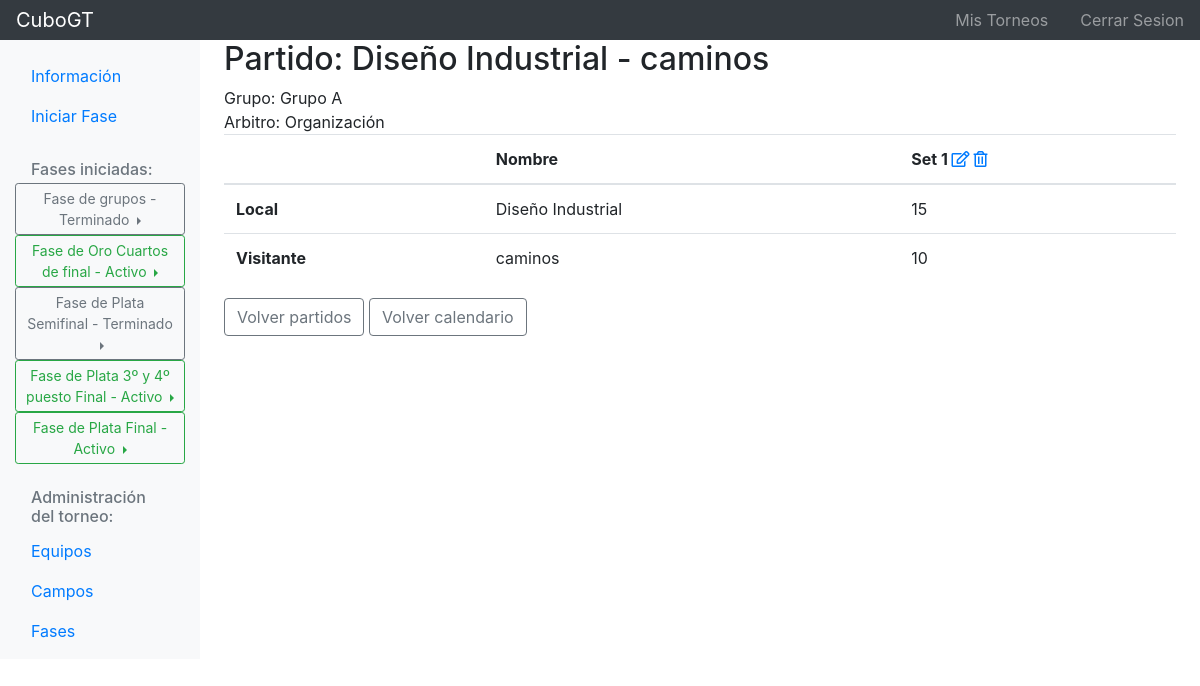
/es/gt/torneo/13/fase/58/grupo/130/partido/277 (signed in), run on the app's committed database.
### cubogt/models.py (models this page shows, shortened)
class Fase(models.Model):
	torneo = models.ForeignKey('Torneo', on_delete=models.CASCADE)
	equipos = models.ManyToManyField('Equipo')
	campos = models.ManyToManyField('Campo')
	numero_activacion = models.IntegerField(null=True, default=None)
	nombre = models.CharField(max_length=100)
	prefijo_eliminatoria = models.CharField(max_length=100, default=nombre)
	tipo_fase = models.IntegerField(choices=TIPO_FASE)
	numero_equipos_max = models.IntegerField(null=True, blank=True)
	doble_partido = models.BooleanField()
	numero_sets = models.IntegerField(null=True)
	numero_puntos = models.IntegerField(null=True)
	puntos_maximos = models.IntegerField(null=True, blank=True)
	estado = models.IntegerField(choices=ESTADO_CHOICES, default=CREACION)
	UPD = models.DateTimeField(auto_now=True)
	NWD = models.DateTimeField(auto_now_add=True)
	class Meta:
		ordering = ["numero_activacion", "nombre"]

class Partido(models.Model):
	grupo = models.ForeignKey('Grupo', on_delete=models.CASCADE)
	equipo_local = models.ForeignKey('Equipo', on_delete=models.CASCADE, related_name="local_equipo")
	equipo_visitante = models.ForeignKey('Equipo', on_delete=models.CASCADE, related_name="visitante_equipo")
	arbitro = models.ForeignKey('Equipo', on_delete=models.CASCADE, related_name="arbitro", null=True, default=None)
	ganador = models.ForeignKey('Equipo', on_delete=models.CASCADE, related_name="ganador", null=True, default=None)
	resultado_local = models.IntegerField(default=0)  # Fulbol, baloncesto, waterpolo...
	resultado_visitante = models.IntegerField(default=0)  # Fulbol, baloncesto, waterpolo...
	campo = models.ForeignKey('Campo', on_delete=models.CASCADE, null=True)
	jornada = models.IntegerField()
	estado = models.IntegerField(choices=ESTADO_PARTIDO_CHOICES, default=ESPERA)
	UPD = models.DateTimeField(auto_now=True)
	NWD = models.DateTimeField(auto_now_add=True)
	class Meta:
		ordering = ["jornada", "grupo"]
	def __str__(self):
		return '%s - %s' % (self.equipo_local, self.equipo_visitante)
	def get_arbitro_label(self):
		if self.arbitro:
			label = self.arbitro.nombre
		else:
			label = _("Organización")
		return label

class Equipo(models.Model):
	nombre = models.CharField(max_length=50)
	correo = models.EmailField(max_length=50)
	integrantes = models.ManyToManyField(User, through='Jugador')
	UPD = models.DateTimeField(auto_now=True)
	NWD = models.DateTimeField(auto_now_add=True)
	class Meta:
		ordering = ["nombre"]
	def __str__(self):
		return self.nombre

class Grupo(models.Model):
	fase = models.ForeignKey('Fase', on_delete=models.CASCADE)
	nombre = models.CharField(max_length=50)
	equipos = models.ManyToManyField('Equipo', through='Clasificacion')
	UPD = models.DateTimeField(auto_now=True)
	NWD = models.DateTimeField(auto_now_add=True)
	class Meta:
		ordering = ["nombre"]
	def __str__(self):
		return self.nombre

class Set(models.Model):
	partido = models.ForeignKey('Partido', on_delete=models.CASCADE)
	numero_set = models.IntegerField()
	ganador = models.ForeignKey('Equipo', on_delete=models.CASCADE, null=True, default=None)
	puntos_local = models.IntegerField(default=0)  # Voleibol, Pinpong, Batminton...
	puntos_visitante = models.IntegerField(default=0)  # Voleibol, Pinpong, Batminton...
	juegos_local = models.IntegerField(default=0)  # Solo los uso si lo meto a mano
	juegos_visitante = models.IntegerField(default=0)  # Solo los uso si lo meto a mano
	UPD = models.DateTimeField(auto_now=True)
	NWD = models.DateTimeField(auto_now_add=True)
	class Meta:
		ordering = ["numero_set"]
	def __str__(self):
		label = _("Set %(numero_set)d") % {'numero_set': self.numero_set}
		return label

### cubogt/views/partido_views.py (the view)
# urls.py: path('torneo/<int:torneo_id>/fase/<int:fase_id>/grupo/<int:grupo_id>/partido/<int:partido_id>', partido_views.partido_ver, name='partido_ver'),
def partido_ver(request, torneo_id, fase_id, grupo_id, partido_id):
	torneo = get_object_or_404(Torneo, pk=torneo_id)
	fase = get_object_or_404(Fase, pk=fase_id, torneo=torneo)
	grupo = get_object_or_404(Grupo, pk=grupo_id, fase=fase)
	partido = get_object_or_404(Partido, pk=partido_id, grupo=grupo)
	fase_activa_terminada_list = FaseController.get_fases_activas_terminadas(torneo)
	context = {'torneo': torneo, 'fase_activa_terminada_list': fase_activa_terminada_list, 'fase': fase, 'grupo': grupo,
			   'partido': partido}
	if torneo.deporte.set:
		set_list = Set.objects.filter(partido=partido)
		set_nuevo = SetController.set_comprobar_nuevo(partido)
		context_set = {'set_list': set_list, 'set_nuevo': set_nuevo}
		context.update(context_set)
	return render(request, 'cubogt/fase_activa/partido/partido_ver.html', context)

### cubogt/controller/FaseController.py (called while the page is built)
def get_fases_activas_terminadas(torneo):
	fases_activas_terminadas = Fase.objects.filter(torneo=torneo).exclude(estado=CREACION)
	return fases_activas_terminadas

### cubogt/controller/SetController.py (called while the page is built)
def set_comprobar_nuevo(partido):
	set_maximos = partido.grupo.fase.numero_sets
	n_set_local = Set.objects.filter(partido=partido, ganador=partido.equipo_local).count()
	n_set_visitante = Set.objects.filter(partido=partido, ganador=partido.equipo_visitante).count()
	if n_set_local > (set_maximos / 2) or n_set_visitante > (set_maximos / 2):
		return False
	else:
		return True

### cubogt/templates/cubogt/fase_activa/partido/partido_ver.html (shortened to what this page needs)
{% extends "cubogt/base/body/navbar_lateral/navbar_torneo.html" %}
{% load i18n %}
{% block content %}
    <h2>{% trans "Partido: " %}{{ partido }}</h2>
    <div>
        <div>{% trans "Grupo: " %}{{ partido.grupo }}</div>
        <div>{% trans "Arbitro: " %}{{ partido.get_arbitro_label }}</div>
    </div>
    <table class="table table-hover">
        <thead>
        <tr>
            <th scope="col"></th>
            <th scope="col">{% trans "Nombre" %}</th>
            {% if torneo.deporte.set %}
                {% for set in set_list %}
                    <th scope="col">{{ set }}
                        <a href="{% url 'partido_set_editar' torneo.id fase.id grupo.id partido.id set.id %}"><i class="far fa-edit"></i></a>
                        {% if set.numero_set == set_list.count %}
                            <a href="{% url 'partido_set_borrar' torneo.id fase.id grupo.id partido.id set.id %}"><i class="far fa-trash-alt"></i></a>
                        {% endif %}
                    </th>
                {% endfor %}
            {% else %}
                <th scope="col">{% trans "Resultado" %}</th>
            {% endif %}
        </tr>
        </thead>
        <tbody>
        <tr>
            <th scope="row">{% trans "Local" %}</th>
            <td>{{ partido.equipo_local }}</td>
            {% if torneo.deporte.set %}
                {% for set in set_list %}
                    {% if torneo.deporte.juego %}
                        <td>{{ set.juegos_local }}</td>
                    {% else %}
                        <td>{{ set.puntos_local }}</td>
                    {% endif %}
                {% endfor %}
            {% else %}
                <td>{{ partido.resultado_local }}</td>
            {% endif %}
        <tr>
        <tr>
            <th scope="row">{% trans "Visitante" %}</th>
            <td>{{ partido.equipo_visitante }}</td>
            {% if torneo.deporte.set %}
                {% for set in set_list %}
                    {% if torneo.deporte.juego %}
                        <td>{{ set.juegos_visitante }}</td>
                    {% else %}
                        <td>{{ set.puntos_visitante }}</td>
                    {% endif %}
                {% endfor %}
            {% else %}
                <td>{{ partido.resultado_visitante }}</td>
            {% endif %}
        </tbody>
    </table>
    <div>
        <a type="button" class="btn btn-outline-secondary" href="{% url 'partido_enjuego' torneo.id fase.id %}">{% trans "Volver partidos" %}</a>
        <a type="button" class="btn btn-outline-secondary" href="{% url 'partido_calendario_grupo' torneo.id fase.id grupo.id partido.id %}">{% trans "Volver calendario" %}</a>
    </div>
{% endblock %}

### cubogt/templates/cubogt/base/body/navbar_lateral/navbar_torneo.html (shortened to what this page needs)
{% extends "cubogt/base/body/navbar_lateral/navbar.html" %}
{% load i18n %}
{% block nav_lateral %}
    <ul class="nav flex-column">
        <li class="nav-item">
            <a class="nav-link active" href="{% url 'torneo' torneo.id %}">
                {% trans "Información" %} <span class="sr-only">(current)</span>
            </a>
        </li>
        <li class="nav-item">
            <a class="nav-link" href="{% url 'fase_iniciar_lista' torneo.id %}">
                {% trans "Iniciar Fase" %}
            </a>
        </li>
        {% if fase_activa_terminada_list %}
            <h6 class="sidebar-heading d-flex justify-content-between align-items-center px-3 mt-4 mb-1 text-muted">
                <span>{% trans "Fases iniciadas:" %}</span>
            </h6>
            {% for fase in fase_activa_terminada_list %}
                  <div class="btn-group dropright">
                        {% if fase.estado == ACTIVO %}
                            <div class="btn btn-outline-success btn-sm dropdown-toggle" style="white-space: normal;" data-toggle="dropdown" aria-haspopup="true" aria-expanded="false">
                        {% else %}
                            <div class="btn btn-outline-secondary btn-sm dropdown-toggle" style="white-space: normal;" data-toggle="dropdown" aria-haspopup="true" aria-expanded="false">
                        {% endif %}
                            {{ fase.nombre }} - {{ fase.get_estado_display }}
                            </div>
                    </div>
            {% endfor %}
        {% endif %}
    </ul>
    <h6 class="sidebar-heading d-flex justify-content-between align-items-center px-3 mt-4 mb-1 text-muted">
        <span>{% trans "Administración del torneo:" %}</span>
    </h6>
    <ul class="nav flex-column mb-2">
        <li class="nav-item">
            <a class="nav-link" href="{% url 'equipo_lista' torneo.id %}">
                {% trans "Equipos" %}
            </a>
        </li>
        <li class="nav-item">
            <a class="nav-link" href="{% url 'campo_lista' torneo.id %}">
                {% trans "Campos" %}
            </a>
        </li>
        <li class="nav-item">
            <a class="nav-link" href="{% url 'fase_lista' torneo.id %}">
                {% trans "Fases" %}
            </a>
        </li>
    </ul>
{% endblock nav_lateral %}

### data on the page
Fase: nombre "Fase de grupos", estado "Terminado"
Fase: nombre "Fase de Oro Cuartos de final", estado "Activo"
Fase: nombre "Fase de Plata Semifinal", estado "Terminado"
Fase: nombre "Fase de Plata 3º y 4º puesto Final", estado "Activo"
Fase: nombre "Fase de Plata Final", estado "Activo"
Partido: equipo_local+equipo_visitante "Diseño Industrial - caminos", grupo "Grupo A", get_arbitro_label "Organización", equipo_local "Diseño Industrial", equipo_visitante "caminos"
Set: numero_set "Set 1", puntos_local "15", puntos_visitante "10"
